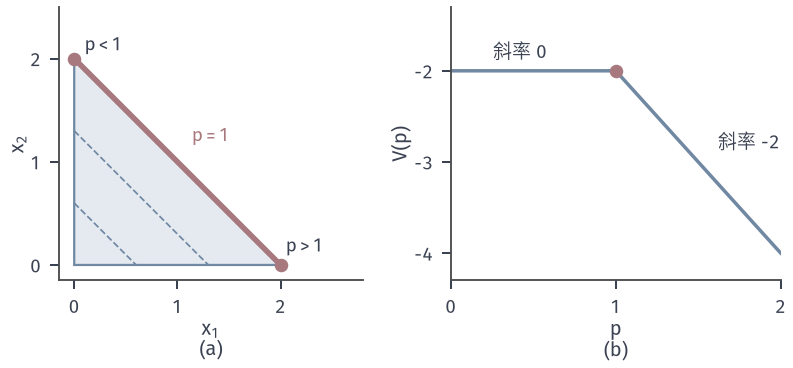

This figure's Python source:
from pathlib import Path
import sys
sys.path.insert(0, str(Path(__file__).resolve().parents[1]/'sens-common'))
from sens_core import *
# min -p*x1-x2 on triangle tau=2. S(1)=hypotenuse; V(p)=-2*max(p,1).
fig, axs = figure(width_mm=112, height_mm=52, ncols=2)
ax = axs[0]
triangle(ax, 2)
for a in (.6, 1.3): ax.plot([0, a], [a, 0], color=BLUE, lw=.7, ls='--', zorder=2)
ax.plot([2, 0], [0, 2], color=RED, lw=2.2, zorder=5)
ax.plot([2], [0], 'o', color=RED, ms=4.4, zorder=6); ax.plot([0], [2], 'o', color=RED, ms=4.4, zorder=6)
ax.text(2.05, .13, r'$p>1$', fontsize=7.5, ha='left')
ax.text(.1, 2.08, r'$p<1$', fontsize=7.5, ha='left')
ax.text(1.14, 1.2, r'$p=1$', fontsize=7.5, color=RED)
ax.set_aspect('equal'); clean(ax, (-.15, 2.8), (-.15, 2.5), xlabel='$x_1$', ylabel='$x_2$', sub='(a)')
ax.set_xticks([0, 1, 2]); ax.set_yticks([0, 1, 2])
ax = axs[1]
P = np.linspace(0, 2, 201); ax.plot(P, -2*np.maximum(P, 1), color=BLUE, lw=1.4)
opt_point(ax, (1, -2))
ax.text(.42, -1.86, '斜率 0', fontsize=7.5, ha='center'); ax.text(1.62, -2.85, '斜率 -2', fontsize=7.5, ha='left')
clean(ax, (0, 2), (-4.3, -1.3), xlabel='$p$', sub='(b)', ylabel='$V(p)$')
ax.set_xticks([0, 1, 2]); ax.set_yticks([-4, -3, -2])
save(fig, Path(__file__).resolve().parent, 'figure', {'V': '-2*max(p,1)'})
